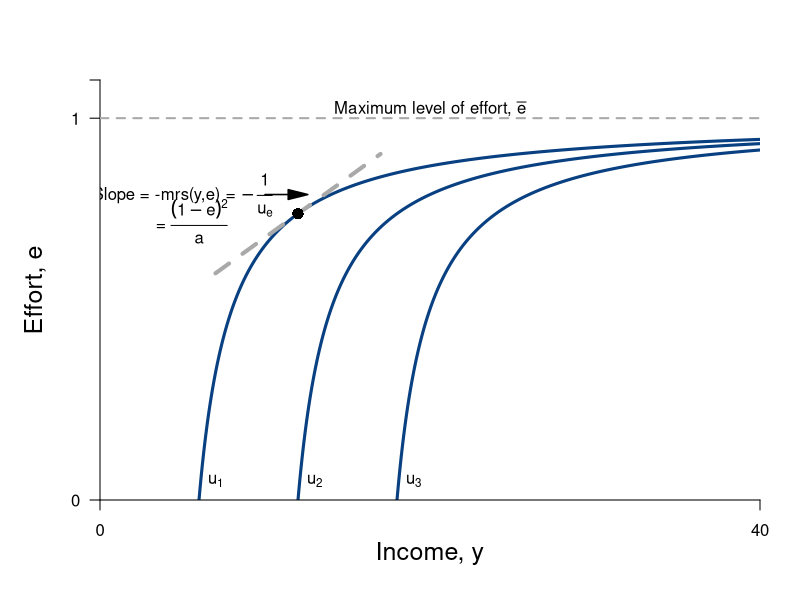

Write R code to recreate this figure.
require(shape)
pdf(file = "employment/employment_fig0.pdf", width = 9, height = 7)

#Set parameters for graphics
axislabelsize <- 1.5
graphlinewidth <- 3

COL <- c("#7fc97f", "#beaed4", "#fdc086", "#ffff99", "#386cb0", "#f0027f", "#bf5b17", "#666666")
COLA <- c("#99d8c9","#66c2a4","#41ae76", "#238b45", "#005824")
COLB <- c("#4eb3d3", "#2b8cbe", "#0868ac","#084081")

#Parameters for figures
u1 <- 4
u2 <- 10
u3 <- 16
delta1 <- 2
delta2 <- 2
delta3 <- 2

indiffFn1 <- function(w, u1 = 4, delta1 = 2) {
  1 - (delta1) / (w - u1)
}

indiffFn2 <- function(w, u2 = 10, delta2 = 2) {
  1 - (delta2) / (w - u2)
}

indiffFn3 <- function(w, u3 = 16, delta3 = 2) {
  1 - (delta3) / (w - u3)
}

#The derivative for the function q = 1 - delta/(p - u) = delta/p - u)^2;
#From that we get the derivative and substitute in the relevant values
#for delta, u and p; that is we get a slope of 1/32
#But we also need the intercept; 0.375 above, or q/2 as it stood
tangentLine <- function(w){
  0.375 + (1/32)*w
}

par(mar =  c(5, 5, 4, 2))
xlims <- c(0, 40)
ylims <- c(0, 1.1)


plot(0, 0, xlim = xlims, ylim = ylims, type = "n",
     xlab = expression(paste("Income, ", y)),
     ylab = expression(paste("Effort, ", e)),
     xaxt = "n", 
     yaxt = "n",
     cex.lab = axislabelsize, 
     line = 2.5,
     bty = "n", 
     xaxs="i", 
     yaxs="i")

npts <- 500 
xx1 <- seq(u1 + delta1, xlims[2], length.out = npts)
xx2 <- seq(u2 + delta2, xlims[2], length.out = npts)
xx3 <- seq(u3 + delta3, xlims[2], length.out = npts)
xx4 <- seq(7, 17, 0.01)

#Draw the lines for the graphs
lines(xx1, indiffFn1(xx1), col = COLB[4], lwd = graphlinewidth)
lines(xx2, indiffFn2(xx2), col = COLB[4], lwd = graphlinewidth)
lines(xx3, indiffFn3(xx3), col = COLB[4], lwd = graphlinewidth)
lines(xx4, tangentLine(xx4), col = "darkgrey", lty = 2, lwd = 4)

#Customize ticks and labels for the plot
ticksy <- c(0, 1, 1.1)
ylabels <- c(0, 1, NA)
ticksx <- c(0, 40)
xlabels <- c(0, 40)
axis(1, at = ticksx, pos = 0, labels = xlabels)
axis(2, at = ticksy, pos = 0, labels = ylabels, las = 1)

#Annotation of the three indifference curves
text(7, 0.05, expression(paste(u[1])))
text(13, 0.05, expression(paste(u[2])))
text(19, 0.05, expression(paste(u[3])))

#Line for the max quality, q = 1 
segments(0, 1, 40, 1, lty = 2, col = "darkgray", lwd = 2)
#Annotating line of 100% quality
text(20, 1.025, expression(paste("Maximum level of effort, ", bar(e))))

#Add a point for the tangency
points(12, 0.75, pch = 16, col = "black", cex = 1.5)

#Arrow to Slope of BRF
Arrows(10, 0.8, 12, 0.8, col = "black", lty = 1, lwd = 1.5, arr.type = "triangle")
text(5, 0.8, expression(paste("Slope = -mrs(y,e) = ", -frac(1, u[e]))))
text(5.4, 0.73, expression(paste(" = ", frac((1-e)^2, a))))
dev.off()
